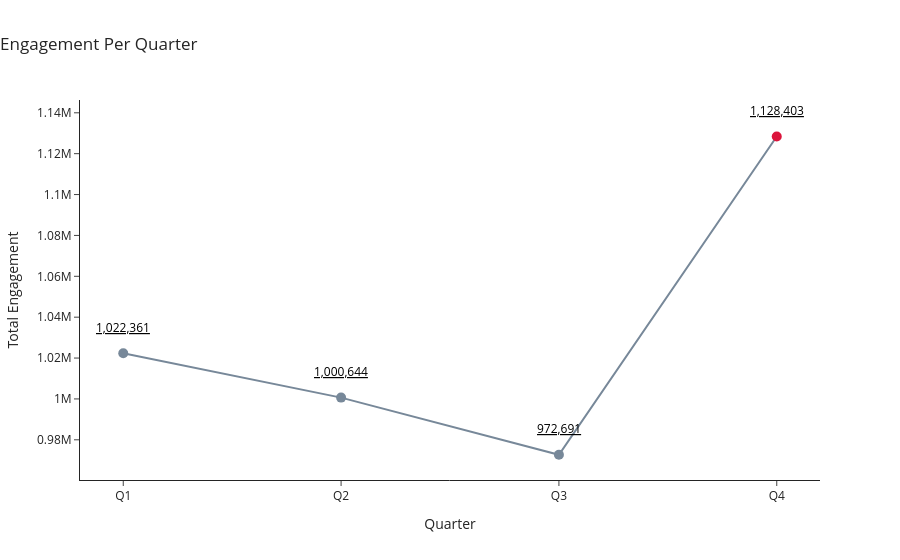

Source (notebook cell):
### Markdown cell above
6. **Total engagement per quarter**  
   - What was the **total engagement** in each **quarter** of the year?

### Code cell
import plotly.graph_objects as go

# Query quarterly engagement
eng_trend = db.query("""
    SELECT 
        Quarter(date) AS quarters,
        ROUND(SUM(likes + shares + comments), 0) AS Engagement
    FROM df
    GROUP BY quarters
    ORDER BY quarters
""").df()

# -------------------------------
# COLOR LOGIC (list-based style)
# -------------------------------
colors = ["lightslategray"] * len(eng_trend)
max_idx = eng_trend["Engagement"].idxmax()
highlight_position = eng_trend.index.get_loc(max_idx)
colors[highlight_position] = "crimson"

# -------------------------------
# LINE + MARKERS
# -------------------------------
fig = go.Figure()

fig.add_trace(go.Scatter(
    x=eng_trend["quarters"],
    y=eng_trend["Engagement"],
    mode="lines+markers",
    line=dict(color="lightslategray", width=2),
    marker=dict(color=colors, size=10),
    showlegend=False
))

# -------------------------------
# AXIS FORMATTING
# -------------------------------
fig.update_layout(
    title="Engagement Per Quarter",
    title_x=0,
    template="simple_white",
    xaxis=dict(
        tickmode="array",
        tickvals=[1, 2, 3, 4],
        ticktext=["Q1", "Q2", "Q3", "Q4"],
        title="Quarter"
    ),
    yaxis_title="Total Engagement"
)

# -------------------------------
# ANNOTATIONS (elevated + underlined)
# -------------------------------
for _, row in eng_trend.iterrows():
    fig.add_annotation(
        x=row["quarters"],
        y=row["Engagement"],
        text=f"<u>{int(row['Engagement']):,}</u>",
        showarrow=False,
        yshift=26,
        font=dict(size=12, color="black")
    )

fig.show()

### Figure 1 — Plotly figure (JSON) as saved in the notebook; plotly's stock layout.template omitted (floating-point values rounded to 4 significant figures)
{"data": [{"line": {"color": "lightslategray", "width": 2}, "marker": {"color": ["lightslategray", "lightslategray", "lightslategray", "crimson"], "size": 10}, "mode": "lines+markers", "showlegend": false, "type": "scatter", "x": [1, 2, 3, 4], "y": [1022000.0, 1001000.0, 972700.0, 1128000.0]}], "layout": {"annotations": [{"font": {"color": "black", "size": 12}, "showarrow": false, "text": "<u>1,022,361</u>", "x": 1, "y": 1022361, "yshift": 26}, {"font": {"color": "black", "size": 12}, "showarrow": false, "text": "<u>1,000,644</u>", "x": 2, "y": 1000644, "yshift": 26}, {"font": {"color": "black", "size": 12}, "showarrow": false, "text": "<u>972,691</u>", "x": 3, "y": 972691, "yshift": 26}, {"font": {"color": "black", "size": 12}, "showarrow": false, "text": "<u>1,128,403</u>", "x": 4, "y": 1128403, "yshift": 26}], "title": {"text": "Engagement Per Quarter", "x": 0}, "xaxis": {"tickmode": "array", "ticktext": ["Q1", "Q2", "Q3", "Q4"], "tickvals": [1, 2, 3, 4], "title": {"text": "Quarter"}}, "yaxis": {"title": {"text": "Total Engagement"}}}}
